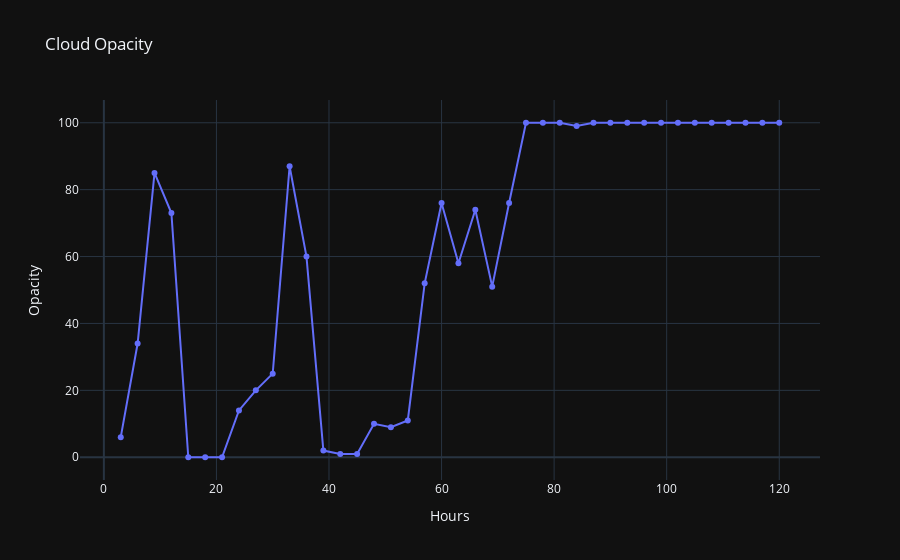

Source (notebook cell):
### Code cell
import requests
import plotly.graph_objects as go
import numpy as np

def get_cloud_opacity(lat, lon, api_key):
    url = f"https://api.openweathermap.org/data/2.5/forecast?lat={lat}&lon={lon}&appid={api_key}"

    try:
        response = requests.get(url)
        response.raise_for_status()  # Check for any errors

        data = response.json()
        cloud_opacity = [data['clouds']['all'] for data in data['list']]

        return cloud_opacity
    except requests.exceptions.RequestException as e:
        print(f"Error: {e}")
        return None


# Provide your API key here
API_KEY = "cfc7fa8b349be0879b5c74a8878cb7b5"

latitude = 40.730610
longitude = -73.935242

# Get the cloud opacity forecast for the next 5 days in 3 hour intervals
cloud_opacity = get_cloud_opacity(latitude, longitude, API_KEY)

if cloud_opacity is not None:
    print(f"Cloud opacity forecast: {cloud_opacity}.")
    x_values = np.arange(3, 5*24+3, 3)
    fig = go.Figure(data=go.Scatter(x=x_values, y=cloud_opacity, mode='lines+markers'))

    # Set the plot title and axis labels
    fig.update_layout(title='Cloud Opacity', xaxis_title='Hours', yaxis_title='Opacity')

    # Show the plot
    fig.show()

### Figure 1 — Plotly figure (JSON) as saved in the notebook; plotly's stock layout.template omitted (floating-point values rounded to 4 significant figures)
{"data": [{"mode": "lines+markers", "x": [3, 6, 9, 12, 15, 18, 21, 24, 27, 30, 33, 36, 39, 42, 45, 48, 51, 54, 57, 60, 63, 66, 69, 72, 75, 78, 81, 84, 87, 90, 93, 96, 99, 102, 105, 108, 111, 114, 117, 120], "y": [6, 34, 85, 73, 0, 0, 0, 14, 20, 25, 87, 60, 2, 1, 1, 10, 9, 11, 52, 76, 58, 74, 51, 76, 100, 100, 100, 99, 100, 100, 100, 100, 100, 100, 100, 100, 100, 100, 100, 100], "type": "scatter"}], "layout": {"title": {"text": "Cloud Opacity"}, "xaxis": {"title": {"text": "Hours"}}, "yaxis": {"title": {"text": "Opacity"}}}}
